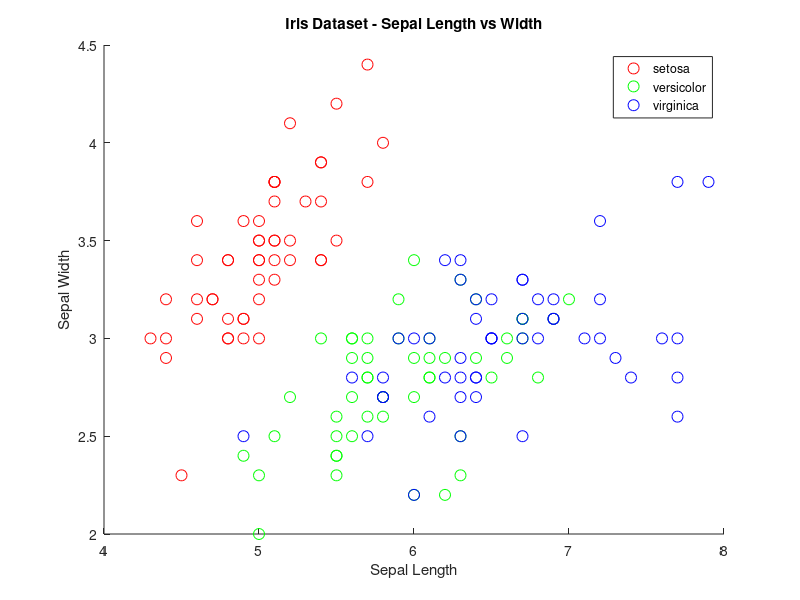

Write MATLAB code to recreate this figure. (Note: this script raises an error after producing the figure.)
% Cargar el dataset Iris
load fisheriris
X = meas;            % 150x4 matriz de características
Y = species;         % 150x1 celda con etiquetas de clase

gscatter(X(:,1), X(:,2), Y, 'rgb', 'o', 8)
xlabel('Sepal Length')
ylabel('Sepal Width')
title('Iris Dataset - Sepal Length vs Width')
legend('Location', 'best')

% Convertir las clases a grupos numéricos para scattermatrix
G = grp2idx(Y);

% Crear matriz de dispersión
figure
gplotmatrix(X, [], Y, 'rgb', '.', [], 'on', '', {'Sepal L','Sepal W','Petal L','Petal W'})
title('Matriz de Dispersión del Dataset Iris')

figure
scatter3(X(:,1), X(:,2), X(:,3), 50, G, 'filled')
xlabel('Sepal Length')
ylabel('Sepal Width')
zlabel('Petal Length')
title('Iris Dataset - 3D Visualization')
grid on
legend(unique(Y), 'Location', 'best')

[coeff, score, ~] = pca(X);
figure
gscatter(score(:,1), score(:,2), Y, 'rgb', 'o', 8)
xlabel('PC1')
ylabel('PC2')
title('PCA del Iris Dataset')
legend('Location', 'best')